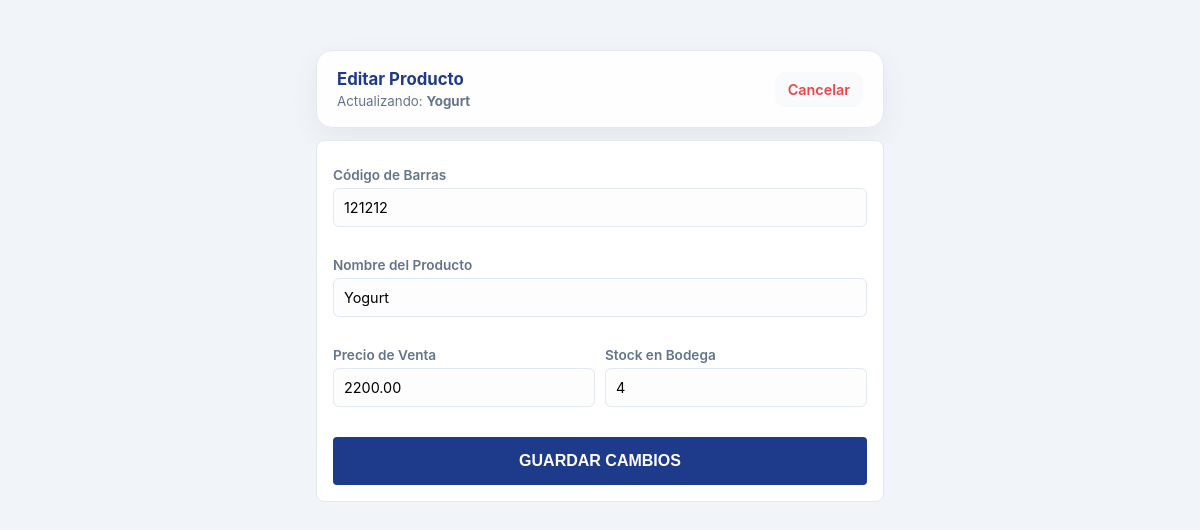
Page /views/editar_producto.php?id=2 (signed in) on the committed database.
### tables this page shows
CREATE TABLE `productos` (
  `id` int(11) NOT NULL,
  `codigo_barras` varchar(50) NOT NULL,
  `nombre` varchar(150) NOT NULL,
  `precio` decimal(10,2) NOT NULL,
  `stock` int(11) DEFAULT 0,
  `actualizado_en` timestamp NOT NULL DEFAULT current_timestamp() ON UPDATE current_timestamp(),
  `estado` tinyint(1) DEFAULT 1
);

### controllers/ProductoController.php (called while the page is built, shortened)
<?php
require_once __DIR__ . '/../config/database.php';
require_once __DIR__ . '/../models/Producto.php';
class ProductoController {
    private $productoModel;
    public function __construct() {
        $database = new Database();
        $this->db = $database->getConnection();
        $this->productoModel = new Producto($this->db);
    }
    public function obtenerPorId($id) {
        return $this->productoModel->obtenerPorId($id);
    }
}

### config/database.php (called while the page is built, shortened)
<?php
class Database {
    private $host = "localhost";
    private $db_name = "alemarket1";
    private $username = "root";
    private $password = "";
    public function getConnection() {
        $this->conn = null;
        try {
            $this->conn = new PDO(
                "mysql:host=" . $this->host . ";dbname=" . $this->db_name,
                $this->username,
                $this->password
            );
            $this->conn->setAttribute(PDO::ATTR_ERRMODE, PDO::ERRMODE_EXCEPTION);
            $this->conn->exec("set names utf8");
        } catch(PDOException $exception) {
            echo "Error de conexión en alemarket1: " . $exception->getMessage();
        }
        return $this->conn;
    }
}

### models/Producto.php (called while the page is built, shortened)
<?php
class Producto {
    private $conn;
    private $table_name = "productos";
    public function __construct($db) {
        $this->conn = $db;
    }
    public function obtenerPorId($id) {
        $query = "SELECT * FROM " . $this->table_name . " WHERE id = ? LIMIT 1";
        $stmt = $this->conn->prepare($query);
        $stmt->execute([$id]);
        return $stmt->fetch(PDO::FETCH_ASSOC);
    }
}

### views/editar_producto.php (the view, shortened to what this page needs)
<?php
require_once __DIR__ . '/../controllers/ProductoController.php';
$pController = new ProductoController();
$producto = $pController->obtenerPorId($_GET['id']);
?>
<!DOCTYPE html>
<html lang="es">
<head>
    <link rel="stylesheet" href="./assets/css/estilos.css">
</head>
<body class="dashboard-body">
<div class="main-panel container-small">
    <header class="panel-header">
        <div>
            <h1>Editar Producto</h1>
            <small>Actualizando: <strong><?php echo htmlspecialchars($producto['nombre']); ?></strong></small>
        </div>
        <nav>
            <a href="productos.php" style="color: var(--danger-color);">Cancelar</a>
        </nav>
    </header>
    <section class="panel-block">
        <form method="POST" action="../controllers/ProductoController.php?action=actualizar">
            <div style="display: grid; gap: 15px;">
                <div>
                    <label>Código de Barras</label>
                    <input type="text" name="codigo_barras" value="<?php echo htmlspecialchars($producto['codigo_barras']); ?>" class="input-pro" required>
                </div>
                <div>
                    <label>Nombre del Producto</label>
                    <input type="text" name="nombre" value="<?php echo htmlspecialchars($producto['nombre']); ?>" class="input-pro" required>
                </div>
                <div style="display: grid; grid-template-columns: 1fr 1fr; gap: 10px;">
                    <div>
                        <label>Precio de Venta</label>
                        <input type="number" name="precio" value="<?php echo $producto['precio']; ?>" step="0.01" class="input-pro" required>
                    </div>
                    <div>
                        <label>Stock en Bodega</label>
                        <input type="number" name="stock" value="<?php echo $producto['stock']; ?>" class="input-pro" required>
                    </div>
                </div>
                <div style="margin-top: 10px;">
                    <button type="submit" class="btn-panel primary" style="width: 100%; padding: 15px; font-size: 1rem;">
                        GUARDAR CAMBIOS
                    </button>
                </div>
            </div>
        </form>
    </section>
</div>
</body>
</html>

### views/assets/css/estilos.css (style rules this page uses)
:root { --primary-color: #1e3a8a; --secondary-color: #64748b; --success-color: #10b981; --warning-color: #f59e0b; --danger-color: #ef4444; --bg-panel: #f1f5f9; --bg-card: #ffffff; --bg-color: #f1f5f9; --border-color: #e2e8f0; }
*, *::before, *::after { box-sizing: border-box; }
html, body { height: 100%; }
body { font-family: 'Inter', 'Segoe UI', sans-serif; background-color: var(--bg-panel); min-height: 100vh; margin: 0; color: #1e293b; display: flex; flex-direction: column; }
body > .main-panel { flex: 1; min-height: 0; }
.main-panel { width: min(100%, 1440px); max-width: 1440px; margin: 0 auto; padding: 10px 16px; min-height: 100vh; display: flex; flex-direction: column; gap: 12px; box-sizing: border-box; }
header { background: var(--bg-card); padding: 10px 20px; border-radius: 8px; display: flex; justify-content: space-between; align-items: center; margin-bottom: 10px; border: 1px solid var(--border-color); }
header h1 { font-size: 1.2rem; margin: 0; color: var(--primary-color); }
nav a { text-decoration: none; color: #64748b; font-size: 0.85rem; font-weight: 600; margin-left: 15px; padding: 5px 10px; border-radius: 4px; }
.panel-block { display: flex; flex-direction: column; background: var(--bg-card); padding: 16px; min-height: 0; border-radius: 8px; border: 1px solid var(--border-color); }
.input-pro { width: 100%; padding: 4px; border: 1px solid var(--border-color); border-radius: 4px; background: #fdfdfd; font-family: inherit; }
.panel-header { background: rgba(255,255,255,0.95); padding: 18px 20px; border-radius: 16px; border: 1px solid var(--border-color); display: flex; justify-content: space-between; align-items: center; gap: 18px; box-shadow: 0 10px 30px rgba(15,23,42,0.06); margin-bottom: 0; }
.panel-header div { min-width: 0; }
.panel-header h1 { margin: 0; font-size: 1.05rem; }
.panel-header small { display: block; margin-top: 4px; color: var(--secondary-color); }
.panel-header nav { display: flex; gap: 12px; flex-wrap: wrap; align-items: center; }
.panel-header nav a { background: #f8fafc; color: #334155; padding: 8px 12px; border-radius: 10px; border: 1px solid transparent; transition: 0.2s; font-size: 0.9rem; }
.input-pro, .panel-block input, .panel-block select { width: 100%; padding: 10px; border: 1px solid var(--border-color); border-radius: 6px; background: #fdfdfd; font-size: 0.9rem; box-sizing: border-box; margin-bottom: 5px; font-family: inherit; }
.btn-panel { display: inline-block; padding: 5px 10px; border-radius: 4px; text-decoration: none; font-size: 0.8rem; font-weight: bold; border: 1px solid var(--border-color); transition: 0.2s; cursor: pointer; }
.btn-panel.primary { background: var(--primary-color); color: white; border: none; }
.container-small { max-width: 600px; margin: 40px auto; }
label { display: block; font-size: 0.85rem; font-weight: 600; color: var(--secondary-color); margin-bottom: 5px; margin-top: 10px; }
.panel-block > :last-child { flex: 1; }

### rows in the picture
productos: nombre "Yogurt", codigo_barras "121212", precio "2200.00", stock "4"
